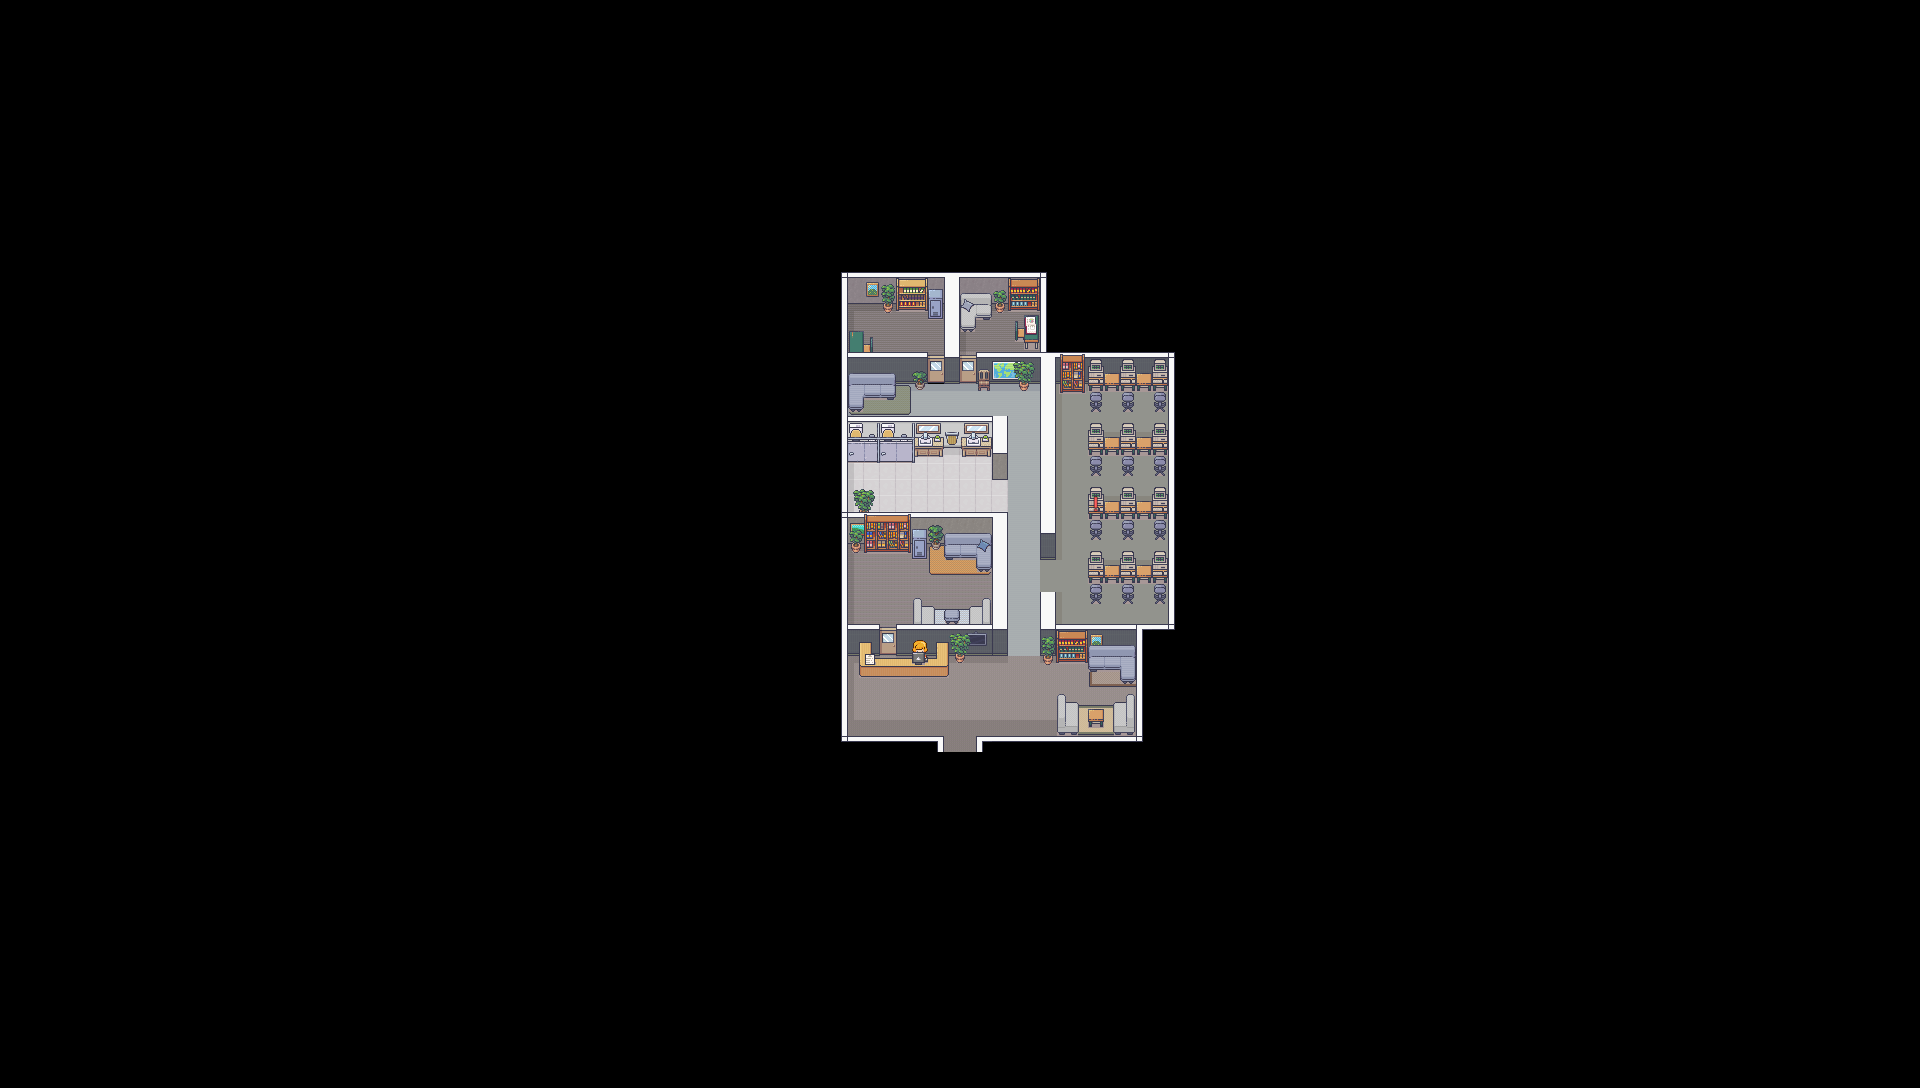

Tiled map render using the project's own tile images. Description and the map definition, with tile-layer contents summarised, below:
An orthogonal 120x68 tile map with 16x16 px tiles, 7 tile layers (Tile Layer 1, walls, objects-lower-lower, objects-lower, ...), 1 hidden layer not drawn, 9 tilesets.

<map version="1.10" tiledversion="1.10.2" orientation="orthogonal" renderorder="right-down" width="120" height="68" tilewidth="16" tileheight="16" infinite="0" nextlayerid="9" nextobjectid="1">
 <tileset firstgid="1" name="Room_Builder_16x16" tilewidth="16" tileheight="16" tilecount="8284" columns="76">
  <properties>
   <property name="blocked" value="" />
  </properties>
  <image source="Room_Builder_16x16.png" trans="000000" width="1216" height="1744" />
  <tile id="392">
   <properties>
    <property name="transition" value="maps/map5/map5.tmx" />
   </properties>
  </tile>
  <tile id="623">
   <properties>
    <property name="blocked" value="" />
   </properties>
  </tile>
 </tileset>
 <tileset firstgid="8285" name="5_Classroom_and_library_16x16" tilewidth="16" tileheight="16" tilecount="544" columns="16">
  <image source="5_Classroom_and_library_16x16.png" trans="000000" width="256" height="544" />
 </tileset>
 <tileset firstgid="8829" name="2_LivingRoom_16x16" tilewidth="16" tileheight="16" tilecount="720" columns="16">
  <image source="2_LivingRoom_16x16.png" trans="000000" width="256" height="720" />
  <tile id="57">
   <properties>
    <property name="activity" value="Study,CompSci" />
   </properties>
  </tile>
 </tileset>
 <tileset firstgid="9549" name="1_Generic_16x16" tilewidth="16" tileheight="16" tilecount="1248" columns="16">
  <image source="1_Generic_16x16.png" trans="000000" width="256" height="1248" />
 </tileset>
 <tileset firstgid="10797" name="18_Jail_16x16" tilewidth="16" tileheight="16" tilecount="720" columns="16">
  <image source="18_Jail_16x16.png" trans="000000" width="256" height="720" />
 </tileset>
 <tileset firstgid="11517" name="4_Bedroom_16x16" tilewidth="16" tileheight="16" tilecount="1712" columns="16">
  <image source="4_Bedroom_16x16.png" trans="000000" width="256" height="1712" />
 </tileset>
 <tileset firstgid="13229" name="20_Japanese_interiors" tilewidth="16" tileheight="16" tilecount="512" columns="16">
  <image source="20_Japanese_interiors.png" trans="000000" width="256" height="512" />
 </tileset>
 <tileset firstgid="13741" name="3_Bathroom_16x16" tilewidth="16" tileheight="16" tilecount="896" columns="16">
  <image source="3_Bathroom_16x16.png" trans="000000" width="256" height="896" />
 </tileset>
 <tileset firstgid="14637" name="activity marker" tilewidth="16" tileheight="16" tilecount="1" columns="1">
  <image source="oie_1512512TG0HYYOf.png" width="16" height="16" />
 </tileset>
 <layer id="7" name="collisions" width="120" height="68" visible="0">
  <data>[8160 cells, 290 non-empty, 3 distinct tile ids]</data>
 </layer>
 <layer id="1" name="Tile Layer 1" width="120" height="68">
  <data>[8160 cells, 399 non-empty, 24 distinct tile ids]</data>
 </layer>
 <layer id="2" name="walls" width="120" height="68">
  <data>[8160 cells, 231 non-empty, 28 distinct tile ids]</data>
 </layer>
 <layer id="5" name="objects-lower-lower" width="120" height="68">
  <data>[8160 cells, 12 non-empty, 12 distinct tile ids]</data>
 </layer>
 <layer id="4" name="objects-lower" width="120" height="68">
  <data>[8160 cells, 79 non-empty, 63 distinct tile ids]</data>
 </layer>
 <layer id="3" name="objects" width="120" height="68">
  <data>[8160 cells, 191 non-empty, 117 distinct tile ids]</data>
 </layer>
 <layer id="6" name="objects-higher" width="120" height="68">
  <data>[8160 cells, 52 non-empty, 8 distinct tile ids]</data>
 </layer>
 <layer id="8" name="marker" width="120" height="68">
  <data>[8160 cells, 1 non-empty, 1 distinct tile ids]</data>
 </layer>
</map>
